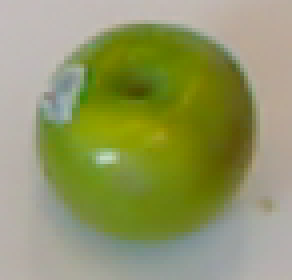
#> input picture 1.png, 73 x 70 px, found by its file name (shown 4 times larger)
$ python jitterpic.py   (Python 2 division)
#> lines starting #> are read from the running program, lines starting #| are printed output that depends on the picture
import cv2
import numpy as np
from pylab import *
import matplotlib.pyplot as plt
import image

img = cv2.imread(r'C:/test/1.png')
#> img is the input picture: shape (70, 73, 3); mean B, G, R 100.5, 151, 145.5
img = cv2.cvtColor(img,  cv2.COLOR_BGR2RGB)  # cv2 defaul color code is BGR
h,w,c = img.shape # (768, 1024, 3)
#> h = 70; w = 73; c = 3
noise = np.random.randint(0,50,(h, w)) # design jitter/noise here
zitter = np.zeros_like(img)
zitter[:,:,1] = noise
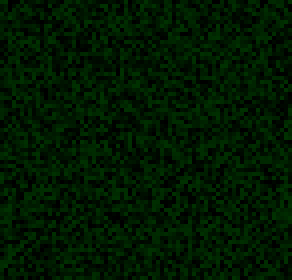
#> zitter: shape (70, 73, 3) (shown 4 times larger); mean of channels 0, 1, 2 0, 24.5, 0; drawn as B, G, R
noise_added = cv2.add(img, zitter)
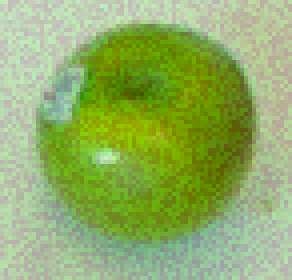
#> noise_added: shape (70, 73, 3) (shown 4 times larger); mean R, G, B 145.5, 175.5, 100.5

# combined = np.vstack((img[:h,:,:], noise_added[h:,:,:]))
# combined = np.vstack((img[:h/2,:,:], noise_added[h/2:,:,:]))
# combined = np.vstack((img[:h/3,:,:], noise_added[h/3:,:,:]))

combined = np.vstack((img[:h/4,:,:], noise_added[h/4:,:,:]))
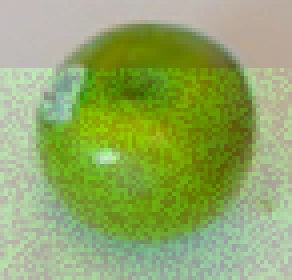
#> combined: shape (70, 73, 3) (shown 4 times larger); mean R, G, B 145.5, 169.7, 100.5
# imshow(combined, interpolation='none')

# this code is used to remove white frame in the pic
fig = plt.figure(frameon=False)
fig.set_size_inches(0.73,0.7)
ax = plt.Axes(fig, [0., 0., 1., 1.])
ax.set_axis_off()
fig.add_axes(ax)
ax.imshow(combined, aspect='auto')
# save the pic
fig.savefig(r'C:/test/2.png')
